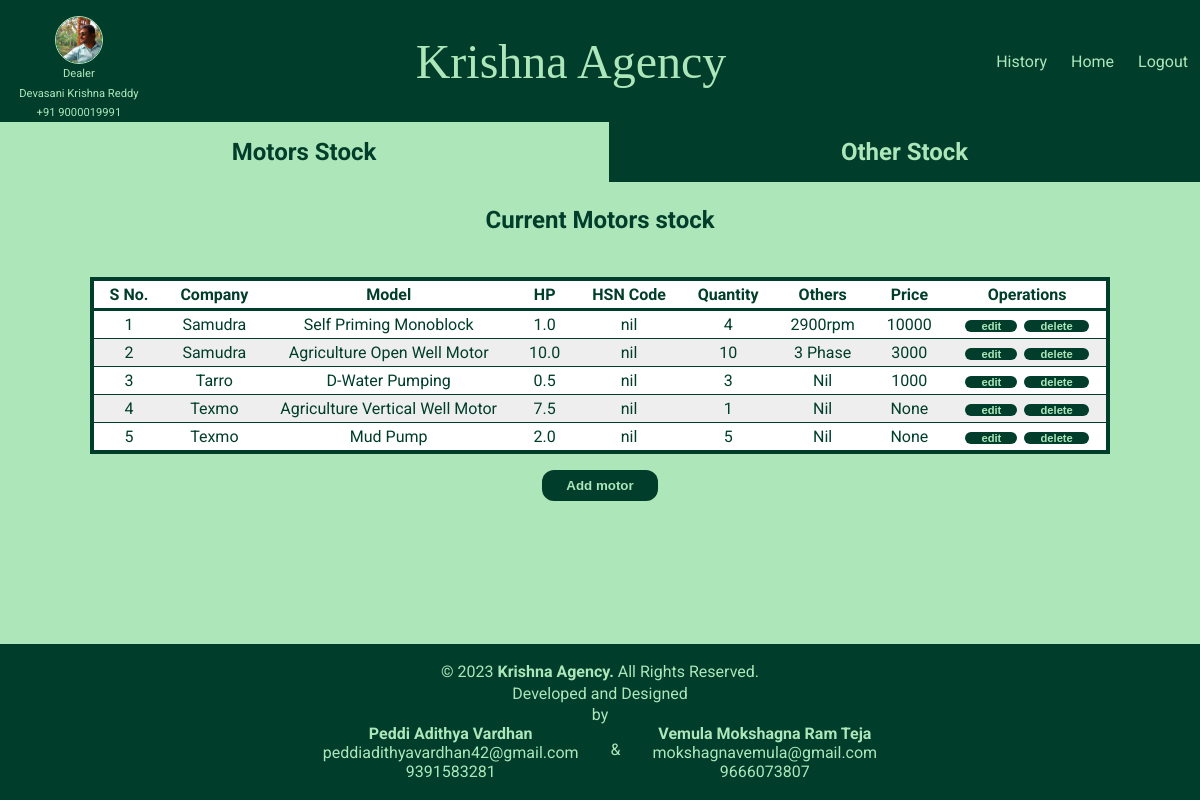
Before: /stock_page/ (signed in) with the older database file.
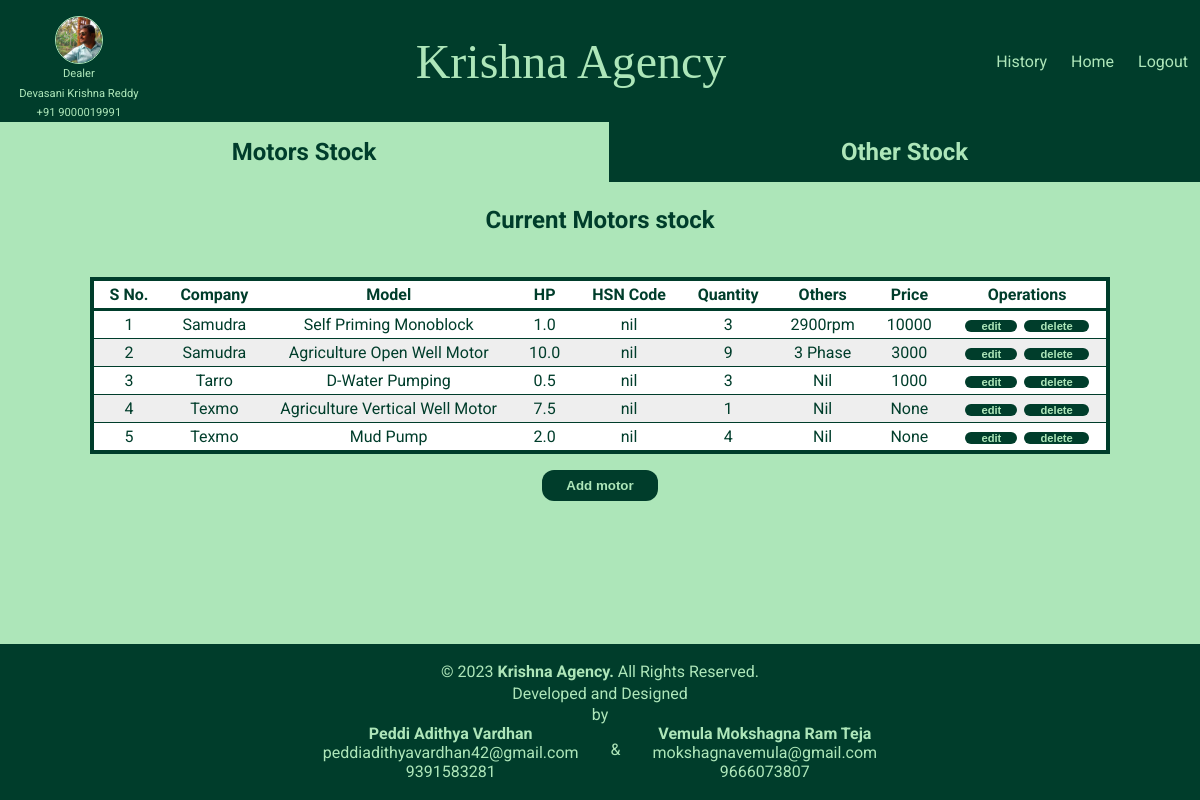
After: the same page with the newer database file.
### stock/models.py (models this page shows, shortened)
class motor_products(models.Model):
    company=models.CharField(max_length=50)
    model_name=models.CharField(max_length=100)
    hp=models.DecimalField(max_digits=3, decimal_places=1)
    others=models.CharField(max_length=100)
    quantity=models.IntegerField()
    hsncode=models.CharField(max_length=50)
    price=models.IntegerField(null=True)

### stock/views.py (the view)
# urls.py: path("stock_page/", views.stock_page, name='stockpage'),
@login_required(login_url='loginpage')
def stock_page(request):
    present_stock=motor_products.objects.all().order_by("company")
    other_stock=other_products.objects.all().order_by("item_name")
    return render(request, "stock/stock.html",{
        "present_stock":present_stock,
        "other_stock":other_stock
    })

### stock/templates/stock/stock.html (shortened to what this page needs)
{% extends 'stock_base.html' %}
{% load static %}
{% block page_css %}
    <link rel="stylesheet" href="{% static "stock/stock.css" %}">
{% endblock page_css %}
{% block page_body %}
<main>
    <div class="options">
        <div class="op current" id="op1"><span class="unline">Motors Stock</span></div>
        <div class="op" id="op2"><span class="unline">Other Stock</span></div>
    </div>
    <form>
        <div id="motors">
            <h3>Current Motors stock</h3>
            <br>
            <table>
                <thead>
                    <tr>
                        <th>S No. </th>
                        <th>Company</th>
                        <th>Model</th>
                        <th>HP</th>
                        <th>HSN Code</th>
                        <th>Quantity</th>
                        <th>Others</th>
                        <th>Price</th>
                        <th>Operations</th>
                    </tr>
                </thead>
                <tbody>
                    {% for fields in present_stock %}
                    <tr>
                        <td>{{ forloop.counter }}</td>
                        <td>{{fields.company | title}}</td>
                        <td>{{fields.model_name | title}}</td>
                        <td>{{fields.hp}}</td>
                        <td>{{fields.hsncode}}</td>
                        <td>{{fields.quantity}}</td>
                        <td>{{fields.others | title }}</td>
                        <td>{{fields.price}}</td>
                        <td><button class="operations"><a href={% url 'editmotor' fields.id %}>edit</a></button>
                            <button class="operations"><a href={% url 'delete-motor' fields.id %}>delete</a></button>
                        </td>
                    </tr>
                    {% endfor %}
                </tbody>
            </table>
            <button class="abut">
                <a href={% url 'motorsentrypage' %}>
                    Add motor
            </button>
        </div>
    </form>
</main>
{% endblock page_body %}

### templates/stock_base.html (shortened to what this page needs)
{%load static%}
<!DOCTYPE html>
<html lang="en">
<head>
    <link rel="stylesheet" href="{% static "style.css" %}">
    <link rel="stylesheet" href="{% static "stock/includes/header.css" %}">
    <link rel="stylesheet" href="{% static "stock/includes/footer.css" %}">
    {% block page_css %}{% endblock page_css %}
</head>
<body>
    {% include "stock/includes/header.html" %}
    {% block page_body %}{% endblock page_body %}
    {% include "stock/includes/footer.html" %}
</body>
</html>

### stock/templates/stock/includes/header.html
{% load static %}
<header>
    <nav>
        <div class="profilepic">
            <img src="{% static "stock/media/profilepic.jpeg" %}" alt="Krishna">
            <p class="ap">Dealer</p>
            <p class="ap">Devasani Krishna Reddy</p>
            <p class="ap">+91 9000019991</p>
        </div>
        <div class="logo">
                <a href="{% url 'stockpage' %}">
                Krishna Agency
            </a>
        </div>
        <div class="actions">
            <li class="act1"><a href={% url 'history' %}>History</a></li>
            <li class="act2"><a href={% url 'stockpage' %}>Home</a></li>
            <li class="act2"><a href={% url 'logout' %}>Logout</a></li>
        </div>
    </nav>
</header>

### stock/templates/stock/includes/footer.html
{% load static %}
<footer>
    <div class="content">
        <p id="crights">&copy;
            <script>document.write(new Date().getFullYear())</script> <span class="bold">Krishna Agency.</span> All
            Rights Reserved.
        </p>
        <p class="devs"> Developed and Designed  <div > by</div>
            <div class="devnames">
                <div class="name">
                    <span class="bold">Peddi Adithya Vardhan</span>
                    <span>peddiadithyavardhan42@gmail.com</span>
                    <span> 9391583281</span>
                </div>
                <div id="and">& </div>
                <div class="name">
                    <span class="bold">Vemula Mokshagna Ram Teja</span>
                    <span> mokshagnavemula@gmail.com</span>
                    <span> 9666073807</span>
                </div>
            </div>
        </p>
    </div>
</footer>

### static/style.css (style rules this page uses)
* { box-sizing: border-box; }
body { margin: 0; background-color: #ade6b9; font-family: 'Roboto', sans-serif; display: flex; flex-direction: column; min-height: 100vh; }
main { flex-grow: 1; }
header { z-index: 10; }
header, footer { flex-shrink: 0; }

### stock/static/stock/includes/header.css (style rules this page uses)
header { background-color: #003d2b; position: sticky; top: 0; width: 100%; }
nav { display: flex; justify-content: space-between; }
.profilepic { padding: 1rem; padding-bottom: 0; display: flex; flex-direction: column; align-items: center; }
.profilepic p { color: #ade6b9; margin: .2rem; font-size: .7rem; }
.profilepic img { border: 1px solid #ade6b9; border-radius: 50%; width: 3rem; object-fit: contain; }
.logo { font-family: 'Josefin Slab', serif; color: #ade6b9; font-size: 3rem; display: flex; align-items: center; }
.actions { display: flex; justify-content: space-between; align-items: center; }
.actions li { color: #ade6b9; list-style: none; padding: 0 0.75rem 0 0.75rem; }
a { text-decoration: none; color: #ade6b9; }

### stock/static/stock/includes/footer.css (style rules this page uses)
footer { background-color: #003d2b; padding: 1rem; }
.content { display: flex; flex-direction: column; align-items: center; color: #ade6b9; }
.bold { font-weight: 700; }
p { margin: .1rem; }
.devnames { display: flex; justify-content: center; }
.name { display: flex; flex-direction: column; align-items: center; }
#and { margin: 1rem 2rem; }

### stock/static/stock/stock.css (style rules this page uses)
body { margin: 0; color: #003d2b; }
.options { display: flex; width: 100%; cursor: pointer; position: relative; top: 0; user-select: none; }
#op2 { border-left: 1px solid #ade6b9; }
.op { flex-grow: 1; text-align: center; padding: 1rem; font-weight: bold; font-size: 1.5rem; background-color: #003d2b; color: #ade6b9; transition: .4s; }
.unline { transition: .4s; }
h3 { text-align: center; font-size: 1.5rem; user-select: none; }
table { margin: auto; border: 0.3rem solid #003d2b; border-collapse: collapse; background-color: #ffffff; }
th, td { padding: 0.25rem 1rem; text-align: center; border-bottom: 1px solid #003d2b; }
tr:nth-child(2n) { background-color: #eeeeee; }
th { border-bottom: 0.2rem solid #003d2b; }
tr:last-child>td { border-bottom: none; }
#others, #motors { transition: 1s; }
button { display: block; margin: 1rem auto; padding: .5rem 1.5rem; background-color: #003d2b; cursor: pointer; border: none; border-radius: 12px; user-select: none; transition: .4s; }
.abut { padding: 0; }
.abut>a { display: block; padding: .5rem 1.5rem; font-weight: bolder; color: #ade6b9; text-decoration: none; }
button>a { font-weight: bolder; color: #ade6b9; text-decoration: none; }
.current { color: #003d2b; background-color: #ade6b9; }
button.operations { display: inline; color: #ade6b9; width: fit-content; font-size: .7rem; margin: .1rem; padding: 0; }
.operations>a { padding: .2rem 1rem; }

Changed rows visible on the page:
changed motor_products "Self Priming Monoblock": quantity "4" → "3"
changed motor_products "Agriculture Open Well Motor": quantity "10" → "9"
changed motor_products "Mud Pump": quantity "5" → "4"
